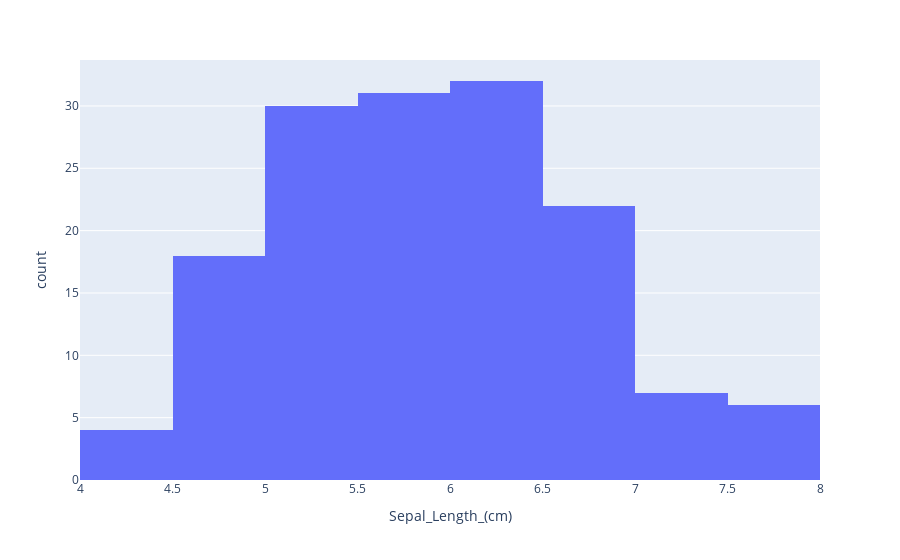

Notebook source saved alongside this figure:
### Code cell
iris_df.plot(kind = 'hist',
             x = 'Sepal_Length_(cm)'
            )

### Figure 1 — Plotly figure (JSON) as saved in the notebook; plotly's stock layout.template omitted (floating-point values rounded to 4 significant figures; data arrays with more than 128 entries replaced by an {"elided": "..."} marker saying what was removed)
{"data": [{"alignmentgroup": "True", "bingroup": "x", "hovertemplate": "Sepal_Length_(cm)=%{x}<br>count=%{y}<extra></extra>", "legendgroup": "", "marker": {"color": "#636efa", "pattern": {"shape": ""}}, "name": "", "offsetgroup": "", "orientation": "v", "showlegend": false, "type": "histogram", "x": {"elided": "150 float values"}, "xaxis": "x", "yaxis": "y"}], "layout": {"autosize": true, "barmode": "relative", "legend": {"tracegroupgap": 0}, "margin": {"t": 60}, "xaxis": {"anchor": "y", "autorange": true, "domain": [0, 1], "range": [4, 8], "title": {"text": "Sepal_Length_(cm)"}, "type": "linear"}, "yaxis": {"anchor": "x", "autorange": true, "domain": [0, 1], "range": [0, 33.68], "title": {"text": "count"}}}}
